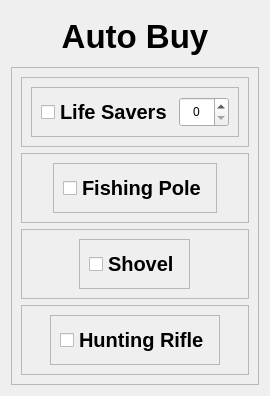
            <widget class="QWidget" name="auto_buy">
             <layout class="QVBoxLayout" name="verticalLayout_9">
              <item>
               <widget class="QLabel" name="auto_buy_title">
                <property name="minimumSize">
                 <size>
                  <width>0</width>
                  <height>50</height>
                 </size>
                </property>
                <property name="maximumSize">
                 <size>
                  <width>16777215</width>
                  <height>50</height>
                 </size>
                </property>
                <property name="font">
                 <font>
                  <family>Segoe UI</family>
                  <pointsize>25</pointsize>
                  <weight>75</weight>
                  <bold>true</bold>
                 </font>
                </property>
                <property name="text">
                 <string>Auto Buy</string>
                </property>
                <property name="alignment">
                 <set>Qt::AlignCenter</set>
                </property>
               </widget>
              </item>
              <item>
               <widget class="QFrame" name="auto_buy_frame">
                <property name="sizePolicy">
                 <sizepolicy hsizetype="Preferred" vsizetype="Expanding">
                  <horstretch>0</horstretch>
                  <verstretch>0</verstretch>
                 </sizepolicy>
                </property>
                <property name="frameShape">
                 <enum>QFrame::StyledPanel</enum>
                </property>
                <property name="frameShadow">
                 <enum>QFrame::Raised</enum>
                </property>
                <layout class="QVBoxLayout" name="verticalLayout_18">
                 <item>
                  <widget class="QFrame" name="lifesavers_frame">
                   <property name="frameShape">
                    <enum>QFrame::StyledPanel</enum>
                   </property>
                   <property name="frameShadow">
                    <enum>QFrame::Raised</enum>
                   </property>
                   <layout class="QHBoxLayout" name="horizontalLayout_16">
                    <item alignment="Qt::AlignHCenter">
                     <widget class="QFrame" name="lifesavers_frame_2">
                      <property name="frameShape">
                       <enum>QFrame::StyledPanel</enum>
                      </property>
                      <property name="frameShadow">
                       <enum>QFrame::Raised</enum>
                      </property>
                      <layout class="QHBoxLayout" name="horizontalLayout_15">
                       <item>
                        <widget class="QCheckBox" name="lifesavers">
                         <property name="sizePolicy">
                          <sizepolicy hsizetype="Fixed" vsizetype="Fixed">
                           <horstretch>0</horstretch>
                           <verstretch>0</verstretch>
                          </sizepolicy>
                         </property>
                         <property name="font">
                          <font>
                           <family>Segoe UI</family>
                           <pointsize>15</pointsize>
                           <weight>75</weight>
                           <bold>true</bold>
                          </font>
                         </property>
                         <property name="cursor">
                          <cursorShape>PointingHandCursor</cursorShape>
                         </property>
                         <property name="styleSheet">
                          <string notr="true"/>
                         </property>
                         <property name="text">
                          <string>Life Savers</string>
                         </property>
                        </widget>
                       </item>
                       <item>
                        <widget class="QSpinBox" name="lifesavers_amount">
                         <property name="sizePolicy">
                          <sizepolicy hsizetype="Fixed" vsizetype="Fixed">
                           <horstretch>0</horstretch>
                           <verstretch>0</verstretch>
                          </sizepolicy>
                         </property>
                         <property name="minimumSize">
                          <size>
                           <width>50</width>
                           <height>30</height>
                          </size>
                         </property>
                         <property name="maximumSize">
                          <size>
                           <width>50</width>
                           <height>30</height>
                          </size>
                         </property>
                         <property name="autoFillBackground">
                          <bool>false</bool>
                         </property>
                         <property name="styleSheet">
                          <string notr="true"/>
                         </property>
                         <property name="wrapping">
                          <bool>false</bool>
                         </property>
                         <property name="frame">
                          <bool>true</bool>
                         </property>
                         <property name="alignment">
                          <set>Qt::AlignCenter</set>
                         </property>
                         <property name="maximum">
                          <number>100</number>
                         </property>
                        </widget>
                       </item>
                      </layout>
                     </widget>
                    </item>
                   </layout>
                  </widget>
                 </item>
                 <item>
                  <widget class="QFrame" name="fishing_frame">
                   <property name="frameShape">
                    <enum>QFrame::StyledPanel</enum>
                   </property>
                   <property name="frameShadow">
                    <enum>QFrame::Raised</enum>
                   </property>
                   <layout class="QHBoxLayout" name="horizontalLayout_12">
                    <item alignment="Qt::AlignHCenter">
                     <widget class="QFrame" name="fishing_frame_2">
                      <property name="frameShape">
                       <enum>QFrame::StyledPanel</enum>
                      </property>
                      <property name="frameShadow">
                       <enum>QFrame::Raised</enum>
                      </property>
                      <layout class="QHBoxLayout" name="horizontalLayout_11">
                       <item>
                        <widget class="QCheckBox" name="fishing">
                         <property name="sizePolicy">
                          <sizepolicy hsizetype="Fixed" vsizetype="Fixed">
                           <horstretch>0</horstretch>
                           <verstretch>0</verstretch>
                          </sizepolicy>
                         </property>
                         <property name="font">
                          <font>
                           <family>Segoe UI</family>
                           <pointsize>15</pointsize>
                           <weight>75</weight>
                           <bold>true</bold>
                          </font>
                         </property>
                         <property name="cursor">
                          <cursorShape>PointingHandCursor</cursorShape>
                         </property>
                         <property name="styleSheet">
                          <string notr="true"/>
                         </property>
                         <property name="text">
                          <string>Fishing Pole</string>
                         </property>
                        </widget>
                       </item>
                      </layout>
                     </widget>
                    </item>
                   </layout>
                  </widget>
                 </item>
                 <item>
                  <widget class="QFrame" name="shovel_frame">
                   <property name="frameShape">
                    <enum>QFrame::StyledPanel</enum>
                   </property>
                   <property name="frameShadow">
                    <enum>QFrame::Raised</enum>
                   </property>
                   <layout class="QHBoxLayout" name="horizontalLayout_9">
                    <item alignment="Qt::AlignHCenter">
                     <widget class="QFrame" name="shovel_frame_2">
                      <property name="frameShape">
                       <enum>QFrame::StyledPanel</enum>
                      </property>
                      <property name="frameShadow">
                       <enum>QFrame::Raised</enum>
                      </property>
                      <layout class="QHBoxLayout" name="horizontalLayout_10">
                       <item>
                        <widget class="QCheckBox" name="shovel">
                         <property name="sizePolicy">
                          <sizepolicy hsizetype="Fixed" vsizetype="Fixed">
                           <horstretch>0</horstretch>
                           <verstretch>0</verstretch>
                          </sizepolicy>
                         </property>
                         <property name="font">
                          <font>
                           <family>Segoe UI</family>
                           <pointsize>15</pointsize>
                           <weight>75</weight>
                           <bold>true</bold>
                          </font>
                         </property>
                         <property name="cursor">
                          <cursorShape>PointingHandCursor</cursorShape>
                         </property>
                         <property name="styleSheet">
                          <string notr="true"/>
                         </property>
                         <property name="text">
                          <string>Shovel</string>
                         </property>
                        </widget>
                       </item>
                      </layout>
                     </widget>
                    </item>
                   </layout>
                  </widget>
                 </item>
                 <item>
                  <widget class="QFrame" name="rifle_frame">
                   <property name="frameShape">
                    <enum>QFrame::StyledPanel</enum>
                   </property>
                   <property name="frameShadow">
                    <enum>QFrame::Raised</enum>
                   </property>
                   <layout class="QHBoxLayout" name="horizontalLayout_14">
                    <item alignment="Qt::AlignHCenter">
                     <widget class="QFrame" name="rifle_frame_2">
                      <property name="frameShape">
                       <enum>QFrame::StyledPanel</enum>
                      </property>
                      <property name="frameShadow">
                       <enum>QFrame::Raised</enum>
                      </property>
                      <layout class="QHBoxLayout" name="horizontalLayout_13">
                       <item>
                        <widget class="QCheckBox" name="rifle">
                         <property name="sizePolicy">
                          <sizepolicy hsizetype="Fixed" vsizetype="Fixed">
                           <horstretch>0</horstretch>
                           <verstretch>0</verstretch>
                          </sizepolicy>
                         </property>
                         <property name="font">
                          <font>
                           <family>Segoe UI</family>
                           <pointsize>15</pointsize>
                           <weight>75</weight>
                           <bold>true</bold>
                          </font>
                         </property>
                         <property name="cursor">
                          <cursorShape>PointingHandCursor</cursorShape>
                         </property>
                         <property name="styleSheet">
                          <string notr="true"/>
                         </property>
                         <property name="text">
                          <string>Hunting Rifle</string>
                         </property>
                        </widget>
                       </item>
                      </layout>
                     </widget>
                    </item>
                   </layout>
                  </widget>
                 </item>
                </layout>
               </widget>
              </item>
             </layout>
            </widget>
